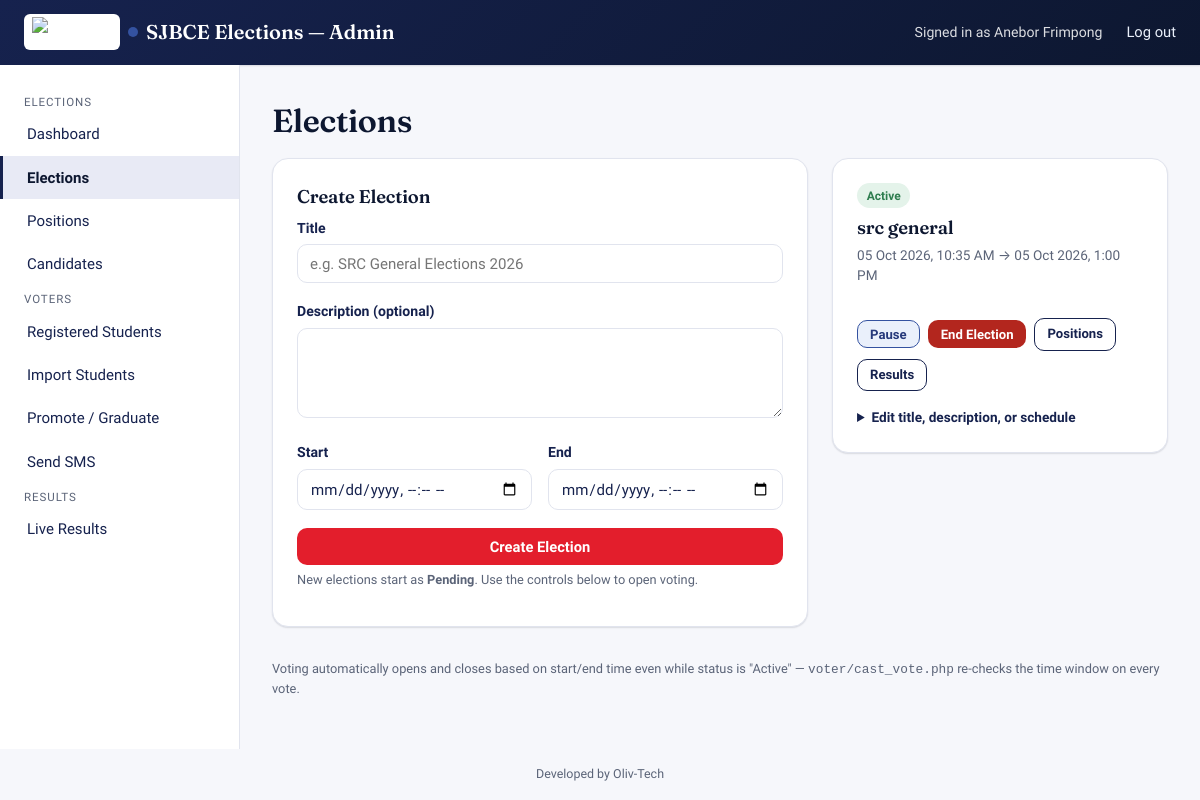
Screenshot of /elections.php (signed in) with the database file from the repository.
### tables this page shows
CREATE TABLE `elections` (
  `id` bigint(20) UNSIGNED NOT NULL,
  `title` varchar(150) NOT NULL,
  `description` text DEFAULT NULL,
  `start_time` datetime NOT NULL,
  `end_time` datetime NOT NULL,
  `status` enum('pending','active','paused','ended') NOT NULL DEFAULT 'pending',
  `created_by` bigint(20) UNSIGNED NOT NULL,
  `created_at` datetime NOT NULL DEFAULT current_timestamp(),
  `updated_at` datetime NOT NULL DEFAULT current_timestamp() ON UPDATE current_timestamp()
);

### functions.php (called while the page is built, shortened)
<?php
function h(?string $value): string
{
    return htmlspecialchars($value ?? '', ENT_QUOTES, 'UTF-8');
}
function format_datetime(?string $dt): string
{
    return date('d M Y, g:i A', strtotime($dt));
}

### elections.php (the view, shortened to what this page needs)
<?php
$pdo = get_db();
$elections = $pdo->query('SELECT * FROM elections ORDER BY created_at DESC')->fetchAll();
require __DIR__ . '/../includes/header_admin.php';
?>
<h1>Elections</h1>
<div class="grid-2" style="align-items:start;">
  <div class="card">
    <h3>Create Election</h3>
    <form method="post">
      <div class="form-group">
        <label for="title">Title</label>
        <input type="text" id="title" name="title" required placeholder="e.g. SRC General Elections 2026">
      </div>
      <div class="form-group">
        <label for="description">Description (optional)</label>
        <textarea id="description" name="description" rows="3"></textarea>
      </div>
      <div class="form-row">
        <div class="form-group">
          <label for="start_time">Start</label>
          <input type="datetime-local" id="start_time" name="start_time" required>
        </div>
        <div class="form-group">
          <label for="end_time">End</label>
          <input type="datetime-local" id="end_time" name="end_time" required>
        </div>
      </div>
      <button type="submit" class="btn btn-primary btn-block">Create Election</button>
      <p class="help-text">New elections start as <strong>Pending</strong>. Use the controls below to open voting.</p>
    </form>
  </div>
  <div>
    <?php foreach ($elections as $e): ?>
      <div class="card mb-lg">
        <div class="flex-between">
          <div>
            <span class="badge badge-<?= h($e['status']) ?>"><?= h(ucfirst($e['status'])) ?></span>
            <h3 style="margin:.4rem 0 0;"><?= h($e['title']) ?></h3>
            <p class="muted" style="margin:.2rem 0 0;font-size:.85rem;">
              <?= format_datetime($e['start_time']) ?> → <?= format_datetime($e['end_time']) ?>
            </p>
          </div>
        </div>
        <div class="flex gap-sm mt-lg" style="flex-wrap:wrap;">
          <?php if ($e['status'] === 'pending'): ?>
            <form method="post"><?= csrf_field() ?>
              <input type="hidden" name="action" value="set_status">
              <input type="hidden" name="election_id" value="<?= $e['id'] ?>">
              <input type="hidden" name="status" value="active">
              <button class="btn btn-primary btn-sm">Start Voting</button>
            </form>
          <?php elseif ($e['status'] === 'active'): ?>
            <form method="post"><?= csrf_field() ?>
              <button class="btn btn-secondary btn-sm">Pause</button>
            </form>
            <form method="post"><?= csrf_field() ?>
              <button class="btn btn-danger btn-sm" onclick="return confirm('End this election? Voting cannot resume after this.')">End Election</button>
            </form>
          <?php endif; ?>
          <a href="<?= BASE_URL ?>admin/positions.php?election_id=<?= $e['id'] ?>" class="btn btn-outline btn-sm">Positions</a>
          <a href="<?= BASE_URL ?>admin/results.php?election_id=<?= $e['id'] ?>" class="btn btn-outline btn-sm">Results</a>
        </div>
        <details style="margin-top:1rem;">
          <summary style="cursor:pointer;font-weight:600;font-size:.85rem;color:var(--wine);">Edit title, description, or schedule</summary>
        </details>
      </div>
    <?php endforeach; ?>
  </div>
</div>
<p class="help-text mt-lg">Voting automatically opens and closes based on start/end time even while status is "Active" — <code>voter/cast_vote.php</code> re-checks the time window on every vote.</p>
<?php require __DIR__ . '/../includes/footer_admin.php'; ?>

### style.css (style rules this page uses)
:root { --wine: #16224E; --wine-dark: #0D1730; --wine-tint: #E8EAF5; --sky: #3452A0; --sky-deep: #26397A; --sky-tint: #EAF0FB; --red: #E31E2C; --red-dark: #A9141F; --red-tint: #FCE8E9; --white: #FFFFFF; --paper: #F6F7FB; --ink: #16224E; --ink-soft: #5B6478; --line: #E1E4EE; --success: #2E7D4F; --success-tint:#E4F3EA; --danger: #B3261E; --danger-tint: #FBE9E7; --warning: #A5670F; --warning-tint:#FBF0DE; --font-display: 'Fraunces', Georgia, serif; --font-body: 'Source Sans 3', system-ui, -apple-system, sans-serif; --font-mono: 'JetBrains Mono', ui-monospace, monospace; --radius: 10px; --radius-lg: 16px; --shadow-sm: 0 1px 2px rgba(13, 23, 48, 0.08), 0 1px 1px rgba(13,23,48,0.05); --shadow-md: 0 8px 24px rgba(13, 23, 48, 0.14); --sidebar-w: 240px; }
* { box-sizing: border-box; }
body { margin: 0; font-family: var(--font-body); background: var(--paper); color: var(--ink); line-height: 1.5; -webkit-font-smoothing: antialiased; }
h1, h2, h3, h4 { font-family: var(--font-display); color: var(--wine-dark); margin: 0 0 0.4em; font-weight: 600; letter-spacing: -0.01em; }
h1 { font-size: 2rem; }
h3 { font-size: 1.15rem; }
a { color: var(--sky-deep); text-decoration: none; }
p { margin: 0 0 1em; color: var(--ink); }
small, .muted { color: var(--ink-soft); }
.card { background: var(--white); border: 1px solid var(--line); border-radius: var(--radius-lg); box-shadow: var(--shadow-sm); padding: 1.5rem; }
.btn { display: inline-flex; align-items: center; justify-content: center; gap: 0.4rem; padding: 0.55rem 1.1rem; border-radius: var(--radius); border: 1px solid transparent; font-weight: 600; font-size: 0.92rem; font-family: var(--font-body); cursor: pointer; text-decoration: none; transition: filter 0.15s ease, background 0.15s ease; }
.btn-primary { background: var(--red); color: var(--white); }
.btn-secondary { background: var(--sky-tint); color: var(--sky-deep); border-color: var(--sky); }
.btn-outline { background: transparent; color: var(--wine); border-color: var(--wine); }
.btn-danger { background: var(--danger); color: var(--white); }
.btn-sm { padding: 0.35rem 0.75rem; font-size: 0.82rem; }
.btn-block { width: 100%; }
.form-group { margin-bottom: 1.1rem; }
label { display: block; font-weight: 600; font-size: 0.88rem; margin-bottom: 0.35rem; color: var(--ink); }
input[type=text], input[type=email], input[type=password], input[type=tel], input[type=datetime-local], input[type=file], select, textarea { width: 100%; padding: 0.6rem 0.75rem; border: 1px solid var(--line); border-radius: var(--radius); font-family: var(--font-body); font-size: 0.94rem; background: var(--white); color: var(--ink); }
textarea { resize: vertical; min-height: 90px; }
.form-row { display: grid; grid-template-columns: 1fr 1fr; gap: 1rem; }
.help-text { font-size: 0.8rem; color: var(--ink-soft); margin-top: 0.3rem; }
.badge { display: inline-block; padding: 0.2rem 0.6rem; border-radius: 100px; font-size: 0.75rem; font-weight: 600; }
.badge-active { background: var(--success-tint); color: var(--success); }
.flex { display: flex; align-items: center; }
.flex-between { display: flex; align-items: center; justify-content: space-between; }
.gap-sm { gap: 0.5rem; }
.mt-lg { margin-top: 2rem; }
.mb-lg { margin-bottom: 2rem; }
.grid-2 { display: grid; grid-template-columns: 1fr 1fr; gap: 1.5rem; }

### rows the page displays
elections: status "Active", title "src general", start_time "05 Oct 2026, 10:35 AM", end_time "05 Oct 2026, 1:00 PM"

### other values shown
$_SESSION['admin_name'] "Anebor Frimpong"
